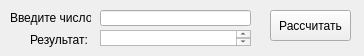
<?xml version="1.0" encoding="UTF-8"?>
<ui version="4.0">
 <class>Form</class>
 <widget class="QWidget" name="Form">
  <property name="geometry">
   <rect>
    <x>0</x>
    <y>0</y>
    <width>364</width>
    <height>56</height>
   </rect>
  </property>
  <property name="windowTitle">
   <string>Form</string>
  </property>
  <widget class="QLineEdit" name="lineEdit">
   <property name="geometry">
    <rect>
     <x>100</x>
     <y>10</y>
     <width>151</width>
     <height>16</height>
    </rect>
   </property>
  </widget>
  <widget class="QLabel" name="label">
   <property name="geometry">
    <rect>
     <x>10</x>
     <y>10</y>
     <width>81</width>
     <height>16</height>
    </rect>
   </property>
   <property name="text">
    <string>Введите число:</string>
   </property>
  </widget>
  <widget class="QTextBrowser" name="textBrowser">
   <property name="geometry">
    <rect>
     <x>100</x>
     <y>30</y>
     <width>151</width>
     <height>16</height>
    </rect>
   </property>
  </widget>
  <widget class="QLabel" name="label_2">
   <property name="geometry">
    <rect>
     <x>30</x>
     <y>30</y>
     <width>71</width>
     <height>20</height>
    </rect>
   </property>
   <property name="text">
    <string>Результат:</string>
   </property>
  </widget>
  <widget class="QPushButton" name="pushButton">
   <property name="geometry">
    <rect>
     <x>270</x>
     <y>10</y>
     <width>81</width>
     <height>31</height>
    </rect>
   </property>
   <property name="text">
    <string>Рассчитать</string>
   </property>
  </widget>
 </widget>
 <resources/>
 <connections/>
</ui>
